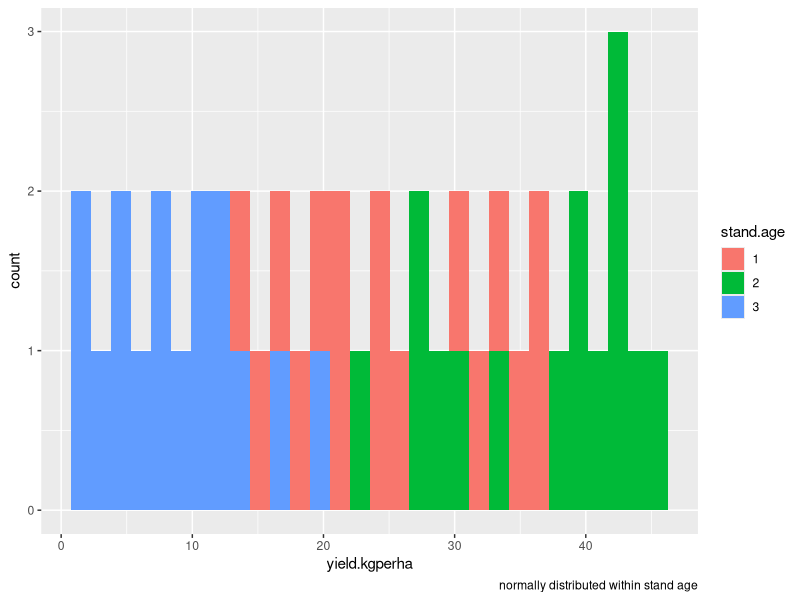
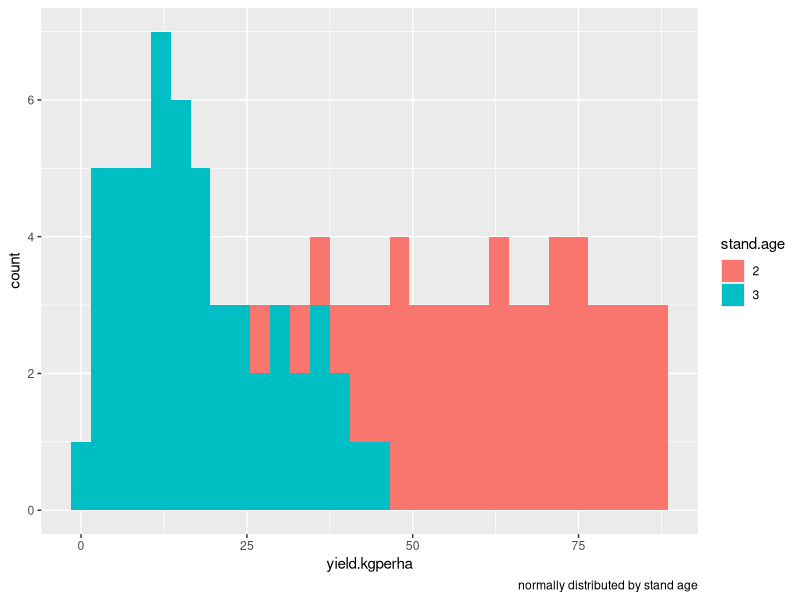
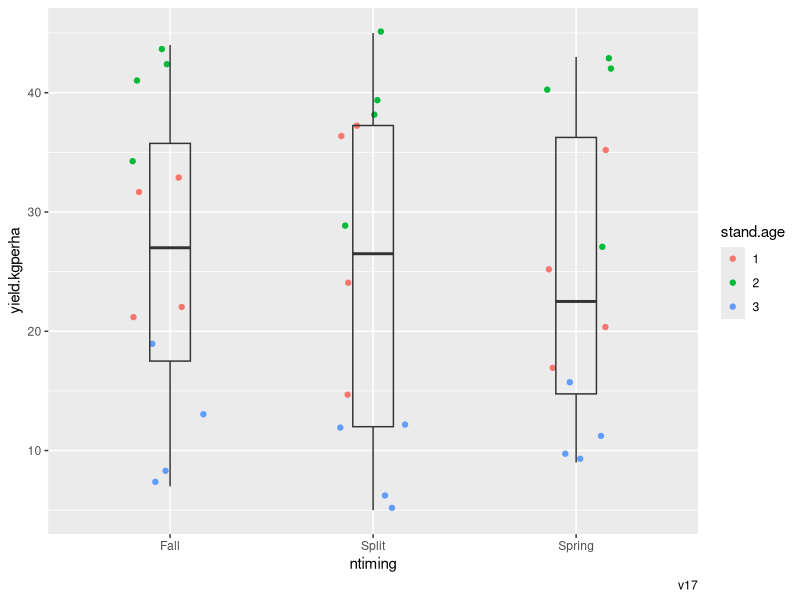
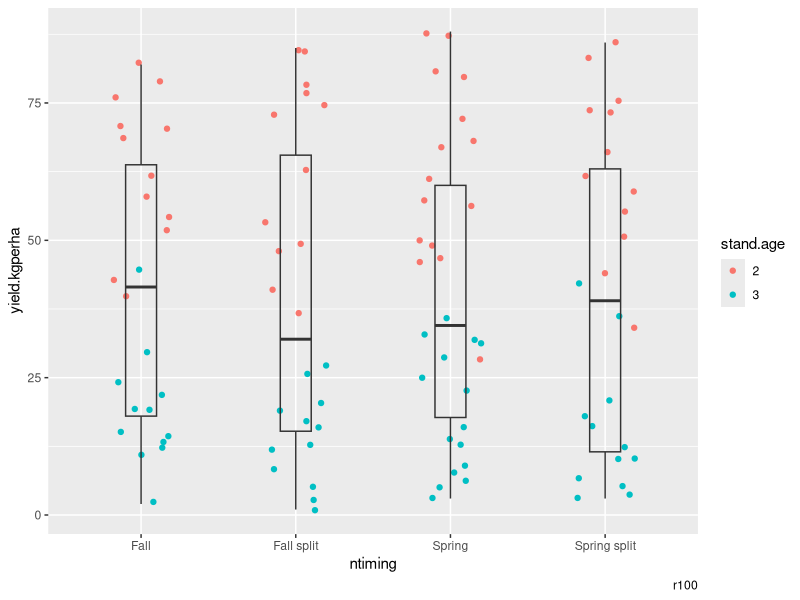

These charts were generated, in order, by the following R code:
# Targeted hypothesis testing of the N-rate timing dataset
# Jesse
# 9Dec2022
# Due date: 12Dec2022


# Preliminary findings ----------------------------------------------------

# I read the report by Dominic and was taken aback by complexity and quantity of
# figures/tables. I think we need to simplify and find smaller datasets within
# the larger dataset where treatments are consistent and data isn't missing. I
# think this is a simple study that deserves a simple paper and then if there's
# time and space we can expand with supplementary material and the more complex
# aspects of the models dominic fitted and the limitations of the conclusions we
# can draw from them. 

# Since N rates were not consistent across sites, I may have luck rearrange data
# into the below format

# It seems dominic analyzed each site seperately, they have their own Rmarkdown
# files. Dataframe are not consistent

# dataframe we may need(
#   site,
#   year,
#   standage,
#   N_summer,
#   N_spring,
#   N_fall, 
#   N_prior_to_harvest = (spring+summer of year + fall of previous year),
#   split = yes or no,
#   yield
# ) 

# does rate of N matter?
lm = yield~N_prior_to_harvest*standage

lm = yield ~ N_spring*N_summer*N_fall*standage



# import data -------------------------------------------------------------
library(tidyverse)

read.csv("data_yield.csv") -> dat

dat %>% 
  # colnames()
  rename_all(tolower) %>% 
  # glimpse()
  dplyr::select(
    c(year,location,id,trt_code,treatment,threshed_grain_yield.kg.ha. )
  ) %>% 
  rename(yield = threshed_grain_yield.kg.ha. ) %>% 
  mutate(treatment = tolower(treatment)) %>% 
  filter(treatment != "")-> dat2 #dropping na for 2020 rsmt v17 plots that don't exist

dat2 %>% 
  group_by(treatment) %>% 
  tally() %>% 
  print(n=30)
# may need a treatment dataframe we join to the site, plot info due to errors
# uncovered so far with data. This may have been addressed in markdown however

# continue with rough exploratory data analysis

dat2 %>% 
  # colnames()
  # glimpse() %>% 
  str_split(dat2$treatment)

dat2 %>% 
  filter(location != "RSMT V17") -> dat_site1

# sites recieved summer applicaiton of 4 possible rates
# then rate of 60 in either spring or fall

dat_site1 %>% 
  distinct(treatment)
# ok so treatment is the total N
# where 60 is applied in spring or fall

str_split(dat_site1$treatment,
          pattern = " ",
          simplify = T) %>% 
  as_tibble() %>% 
  rename(rate_total = V1,
         timing = V2,
         method = V3) %>% 
  mutate(rate_total = if_else(rate_total=="control",
                        "0",
                        rate_total),
         timing = if_else(rate_total == "0",
                          "none",
                          timing)) %>% 
  mutate(
    rate_total = as.numeric(rate_total),
    rate_summer = rate_total - 60) %>% 
  View()
# I keep seeing things I don't expect
# need to review these methods more
# why do some say split and others do not?


str_split(dat2$treatment,
          pattern = " ",
          simplify = T) %>% 
  as_tibble() %>% 
  rename(rate = V1,
         timing = V2,
         method_fert = V3) %>% 
  # glimpse()
  mutate(rate = if_else(rate=="control",
                        "0",
                        rate),
         timing = if_else(rate == "0",
                          "none",
                          timing)) %>% 
  # distinct(timing)
  filter(timing=="split")
  # group_by(rate) %>% 
  # tally()

dat2 %>% 
  # filter(treatment == "80 split")
  filter(trt_code == "2")
#what was timing of rosemount V17?
# 80 split should have a timing of either fall or spring?

dat2 %>% 
  filter(location =="RSMT V17")

# Having trouble bringing datasets from each site together into a single
# dataframe. It appears the treatment code at one site is different than the
# treatment code at another site. The fertilizer treatments applied at the sites
# were different and it's confusing

# I am going to work through Dominic's markdown files to try to get clarity

# STOP at 3pm sunday

# START Just bringing in datasets from markdown files for hypothesis testing,
# each site remains separate

rsmtv17<- read.csv("Rosemount-V17.csv", header=T)
rsmtv17 %>% 
  rename_all(tolower) %>% 
  dplyr::select(year,experiment,location,id,treatment,
                napplied,ntiming,stand.age,block,
                yield.kgperha
  ) %>% 
  mutate_all(factor) %>% 
  mutate(yield.kgperha = as.numeric(yield.kgperha)) -> dat_v17

r100<- read.csv("Rosemount_R100.csv")

r100 %>% 
  rename_all(tolower) %>% 
  # colnames()
  dplyr::select(year,experiment,location,id,treatment,
                napplied,ntiming,stand.age,block,
                ntiming_newlabel,
                napplied_update,
                yield.kgperha
  ) %>% 
  mutate_all(factor) %>% 
  mutate(yield.kgperha = as.numeric(yield.kgperha)) -> dat_r100


# Does iwg grain yield differ by timing? ----------------------------------

# Ho: iwg grain yield does not differ when fertilizer is applied at different
# times

## v17
dat_v17 %>% 
  ggplot(aes(yield.kgperha)) +
  stat_bin(aes(fill=stand.age)) +
  labs(caption = "normally distributed within stand age")

lm1 <- lm(yield.kgperha~stand.age*ntiming,
          dat_v17)
anova(lm1)
# I ran mixed model, block didn't help and too many fixed effects made it rank
# deficient. This is the way. 

dat_v17 %>%
  distinct(ntiming)
  # distinct(stand.age)

# we reject Ho that grain yield is similar between 1yr 2yr and 3yr stands

# we reject Ho that grain yield is similar among timings (control, fall,
# spring, split) HOWEVER, let's see if we filter out control from dataset
  
dat_v17 %>% 
  filter(ntiming != "control") %>% 
  lm(yield.kgperha~stand.age*ntiming,
     .) %>% 
  anova()

# we cannot reject Ho that grain yield is similar among timings (fall, spring,
# split)

  
## R100

dat_r100 %>% 
  ggplot(aes(yield.kgperha)) +
  stat_bin(aes(fill=stand.age)) +
  labs(caption = "normally distributed by stand age")

dat_r100 %>% 
  # colnames()
  # lmer(
  #   yield.kgperha~napplied_update*
  #     ntiming+(1|block), 
  #   data=.) # rank defficient, block useless
  lm(
    yield.kgperha~stand.age*ntiming,
    .
  ) %>% 
  # summary()
  anova()
  # emmeans(~ntiming)

# reject Ho that grain yield is similar among stand.age

# cannot reject Ho that grain yield is similar among different timings


## staples 

# need to get excel document downloaded on work computer


## Compiled
dat_v17 %>% 
  filter(ntiming != "control") %>% 
  ggplot(aes(ntiming,yield.kgperha)) +
  geom_jitter(width=.2,
              aes(col=stand.age)) +
  geom_boxplot(fill=NA,
               width=.2) +
  labs(caption = "v17")

dat_r100 %>% 
  filter(ntiming != "control") %>% 
  ggplot(aes(ntiming,yield.kgperha)) +
  geom_jitter(width=.2,
              aes(col=stand.age)) +
  geom_boxplot(fill=NA,
               width=.2) +
  labs(caption = "r100")


# yld~timing*age*site

# Applied research question addressed: "I'd prefer to fertilize in fall vs.
# spring, can I apply fertilize in the fall and get high yields?


# Does iwg grain yield differ by rate? ------------------------------------

# Ho: Grain yield does not differ among different fertilizer rates


# yld~rate*age*site subsetted within timing?
# yld~timing*rate*age*site

# Applied research question addressed: "I'd prefer to fertilize in fall vs.
# spring, can I apply fertilize in the fall and get high yields? Do I need to
# apply more fertilizer in the fall to achieve the same yield response as a
# spring application?



# IF iwg grain yields differ by N rate, how do we model? ------------------


# 4 models: no effect, linear, quadratic, quadratic planar


# What is the optimum N rate for grain yield? -----------------------------



# Which treatment does best? ----------------------------------------------

# Assuming you have to pick a fertilizer program to do every year, what is the
# best program?

# yld~treatment*site*year


# Do grain yields differ when fertilizer is split applied? ----------------




